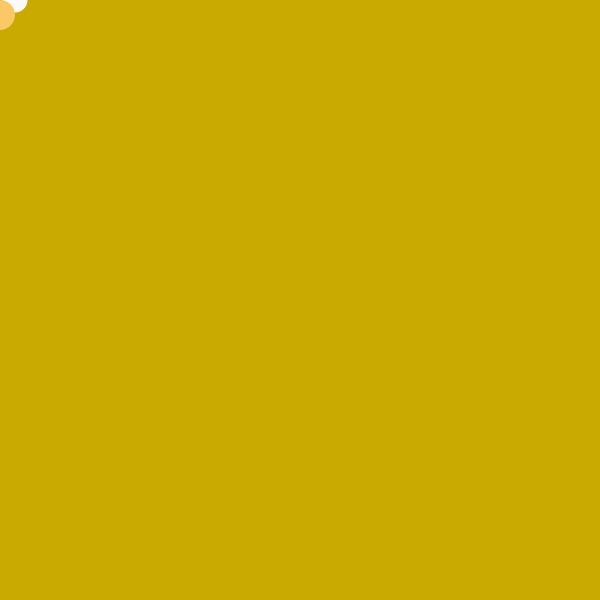
Frame 1 (no input)
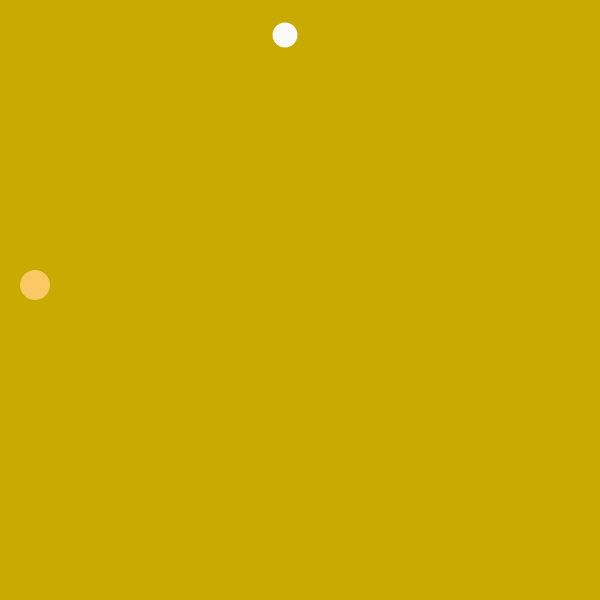
Frame 60 (the mouse pressed at the canvas centre just before this capture)
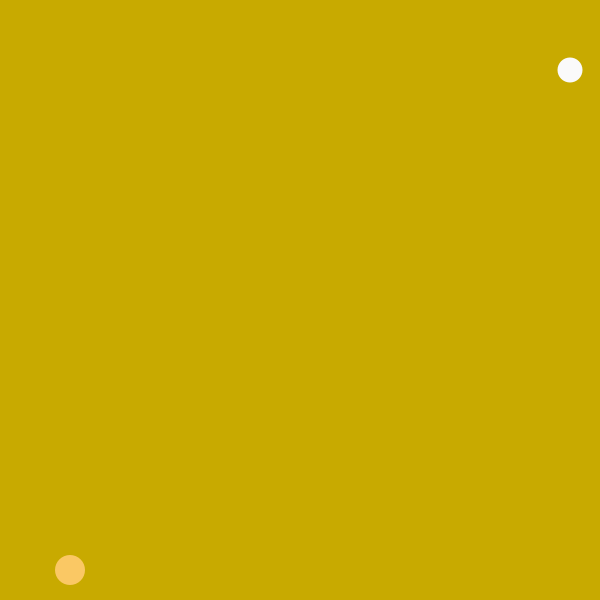
Frame 120 (the mouse held since frame 60 and released just before this capture)

The Processing sketch that drew these frames (run headless with seeded random() and noise(); from frame 60 on, the mouse is pressed at the canvas centre):

// Processing sketch: EJERCICIO_UNO_LM
// ── EJERCICIO_UNO_LM.pde
//EJERCICIO UNO  LAURA MORA

float x = 0;
float y = 0;
float x2 = 0;
float y2 = 0;
float speed = 15;

void setup(){
  size(600,600);
}

void draw(){
  background(200, 170,0);

  x = x+speed;

  if(x > 600){
    x = 0;
    y = y+35;
  }

  noStroke();
  fill(250,250,250);
  ellipse(x,y,25,25);

  y2 = y2+speed;

  if(y2 > 600){
    y2 = 0;
    x2 = x2+35;
  }

  fill(30,100,100);
  noStroke();
  fill(250, 200, 100);
  ellipse(x2,y2,30,30);



  if(y > 600 && x2 > 600){
    y = 0;
    x2 = 0;
    speed = 15;
  }

}
